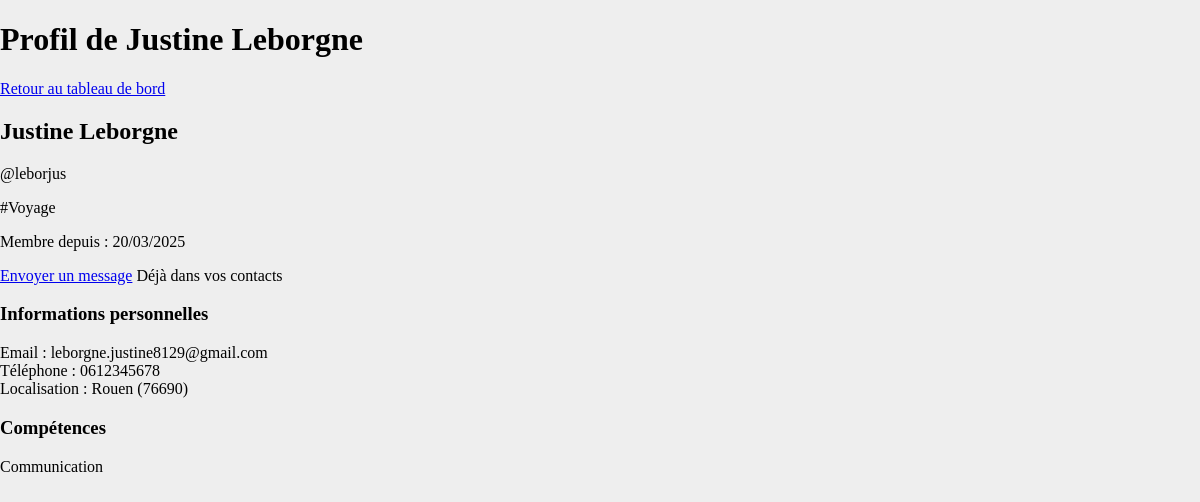
/php/profil.php?id=2 (signed in), run on the app's committed database.
### tables this page shows
CREATE TABLE `utilisateur` (
  `id_utilisateur` int(11) NOT NULL AUTO_INCREMENT,
  `nom` varchar(100) NOT NULL,
  `prenom` varchar(100) NOT NULL,
  `email` varchar(255) NOT NULL,
  `identifiant` varchar(100) NOT NULL,
  `mot_de_passe` varchar(255) NOT NULL,
  `role` enum('1','2','3') NOT NULL DEFAULT '1',
  `tagUsers` text DEFAULT NULL,
  `telephone` varchar(20) NOT NULL,
  `adresse` text NOT NULL,
  `ville` varchar(100) NOT NULL,
  `code_postal` varchar(10) NOT NULL,
  `date_inscription` datetime NOT NULL DEFAULT current_timestamp(),
  `handicap` tinyint(1) DEFAULT 0,
  `description_handicap` varchar(255) DEFAULT NULL,
  PRIMARY KEY (`id_utilisateur`),
  UNIQUE KEY `email` (`email`)
);

CREATE TABLE `competence` (
  `id_competence` int(11) NOT NULL AUTO_INCREMENT,
  `nom` varchar(255) NOT NULL,
  PRIMARY KEY (`id_competence`),
  UNIQUE KEY `nom` (`nom`)
);

### php/profil.php (the view, shortened to what this page needs)
<?php
include '../include/connect_bdd.php';
$id_profil = isset($_GET['id']) ? intval($_GET['id']) : $_SESSION['id_utilisateur'];
try {
    $sql = "SELECT id_utilisateur, nom, prenom, email, identifiant, role,
                  tagUsers, telephone, adresse, ville, code_postal, date_inscription,
                  handicap, description_handicap
           FROM utilisateur
           WHERE id_utilisateur = :id_utilisateur";
    $stmt = $db->prepare($sql);
    $stmt->execute(['id_utilisateur' => $id_profil]);
    $utilisateur = $stmt->fetch(PDO::FETCH_ASSOC);
    $sql_competences = "SELECT c.id_competence, c.nom
                        FROM competence c
                        JOIN utilisateur_competence uc ON c.id_competence = uc.id_competence
                        WHERE uc.id_utilisateur = :id_utilisateur";
    $stmt_comp = $db->prepare($sql_competences);
    $stmt_comp->execute(['id_utilisateur' => $id_profil]);
    $competences = $stmt_comp->fetchAll(PDO::FETCH_ASSOC);
} catch (Exception $e) {
    $_SESSION['message_error'] = "Erreur lors de la récupération des données: " . $e->getMessage();
    header('Location: dashboard.php');
    exit();
}
$profil_personnel = ($id_profil == $_SESSION['id_utilisateur']);
$titre_page = $profil_personnel ? "Mon profil" : "Profil de " . $utilisateur['prenom'] . " " . $utilisateur['nom'];
?>
<!DOCTYPE html>
<html lang="fr">
<head>
    <link rel="stylesheet" href="../css/styleProfil.css">
</head>
<body>
    <header>
        <h1><?php echo $titre_page; ?></h1>
    </header>
    <main>
        <div class="back-link">
            <a href="dashboard.php" class="btn">Retour au tableau de bord</a>
        </div>
        <section class="profil-container">
            <div class="profil-header">
                <div class="profil-info-header">
                    <h2><?php echo htmlspecialchars($utilisateur['prenom'] . ' ' . $utilisateur['nom']); ?></h2>
                    <p class="username">@<?php echo htmlspecialchars($utilisateur['identifiant']); ?></p>
                    <?php if ($utilisateur['tagUsers']): ?>
                        <p class="tag">#<?php echo htmlspecialchars($utilisateur['tagUsers']); ?></p>
                    <?php endif; ?>
                    <p class="membre-depuis">Membre depuis : <?php echo date('d/m/Y', strtotime($utilisateur['date_inscription'])); ?></p>
                    <?php if (!$profil_personnel): ?>
                        <div class="actions-profil">
                            <a href="conversation.php?contact_id=<?php echo $utilisateur['id_utilisateur']; ?>" class="btn">Envoyer un message</a>
                            <?php
                            $stmt_contact = $db->prepare("SELECT COUNT(*) FROM contact WHERE id_utilisateur = :id_utilisateur AND id_contact = :id_contact");
                            $stmt_contact->execute([
                                'id_utilisateur' => $_SESSION['id_utilisateur'],
                                'id_contact' => $utilisateur['id_utilisateur']
                            ]);
                            $est_contact = $stmt_contact->fetchColumn() > 0;
                            ?>
                            <?php if (!$est_contact): ?>
                                <form action="ajout_contact.php" method="POST">
                                    <input type="hidden" name="id_contact" value="<?php echo $utilisateur['id_utilisateur']; ?>">
                                    <button type="submit" class="btn">Ajouter aux contacts</button>
                                </form>
                            <?php else: ?>
                                <span class="contact-info">Déjà dans vos contacts</span>
                            <?php endif; ?>
                        </div>
                    <?php endif; ?>
                </div>
            </div>
            <div class="profil-details">
                <div class="profil-section">
                    <h3>Informations personnelles</h3>
                    <div class="info-grid">
                        <div class="info-item">
                            <span class="label">Email :</span>
                            <span class="value"><?php echo htmlspecialchars($utilisateur['email']); ?></span>
                        </div>
                        <?php if ($utilisateur['telephone']): ?>
                            <div class="info-item">
                                <span class="label">Téléphone :</span>
                                <span class="value"><?php echo htmlspecialchars($utilisateur['telephone']); ?></span>
                            </div>
                        <?php endif; ?>
                        <?php if ($utilisateur['ville'] && $utilisateur['code_postal']): ?>
                            <div class="info-item">
                                <span class="label">Localisation :</span>
                                <span class="value"><?php echo htmlspecialchars($utilisateur['ville'] . ' (' . $utilisateur['code_postal'] . ')'); ?></span>
                            </div>
                        <?php endif; ?>
                    </div>
                </div>
                <div class="profil-section">
                    <h3>Compétences</h3>
                    <?php if (empty($competences)): ?>
                        <p>Aucune compétence renseignée</p>
                    <?php else: ?>
                        <div class="competences-list">
                            <?php foreach ($competences as $competence): ?>
                                <span class="competence-tag"><?php echo htmlspecialchars($competence['nom']); ?></span>
                            <?php endforeach; ?>
                        </div>
                    <?php endif; ?>
                </div>
            </div>
        </section>
    </main>
</body>
</html>

### css/styleProfil.css (style rules this page uses)
html, body { background-color: #eeeeee; padding: 0; margin: 0; }

### data on the page
utilisateur: titre_page "Profil de Justine Leborgne", prenom+nom "Justine Leborgne", identifiant "leborjus", tagUsers "Voyage", date_inscription "20/03/2025", email "leborgne.justine8129@gmail.com", telephone "0612345678", ville+code_postal "Rouen (76690)"
competence: nom "Communication"
